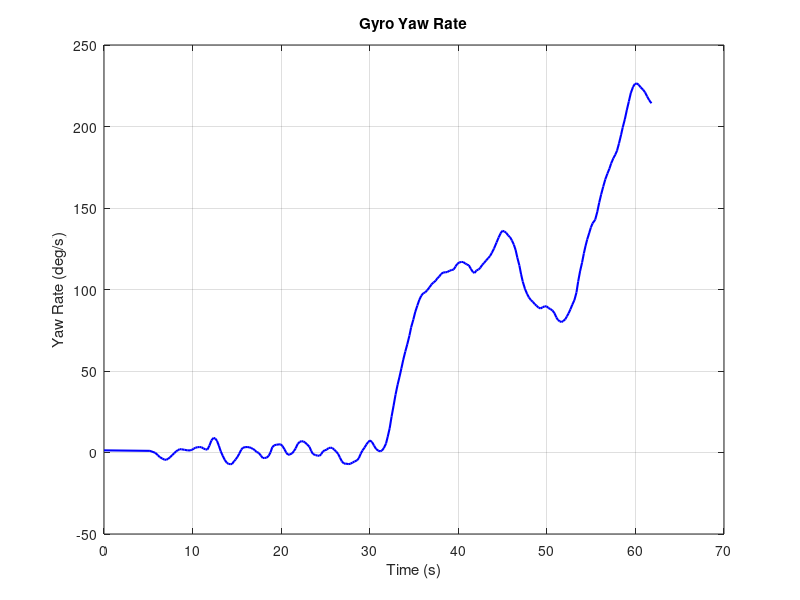
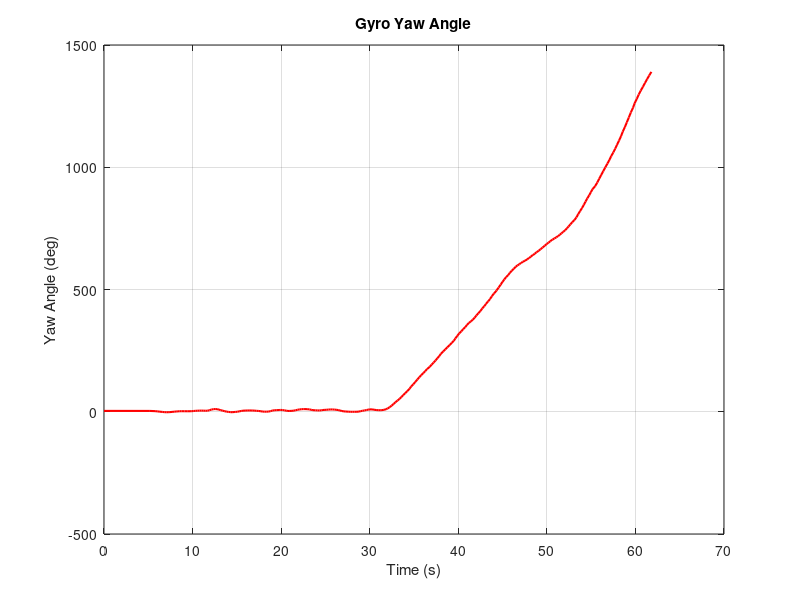

Here is the MATLAB script that generated these plots, in order:
clear; clc; close all;

%% Load gyro file
S = load('yaw_data_20260610_154155.mat');

%% Extract data
yawRate = S.filteredYaw;
yawAngle = S.yawAngle;

%% Time axis
if isfield(S,'packetTime')
    t = S.packetTime;
elseif isfield(S,'arduinoTime')
    t = S.arduinoTime;
else
    t = S.counter * 0.02;   % fallback
end

t = t - t(1);

%% Plot yaw rate
figure;
plot(t, yawRate,'b','LineWidth',1.5);
grid on;
xlabel('Time (s)');
ylabel('Yaw Rate (deg/s)');
title('Gyro Yaw Rate');

%% Plot yaw angle
figure;
plot(t, yawAngle,'r','LineWidth',1.5);
grid on;
xlabel('Time (s)');
ylabel('Yaw Angle (deg)');
title('Gyro Yaw Angle');

%% Show duration
fprintf('Duration = %.2f seconds\n', t(end));
fprintf('Samples  = %d\n', length(t));
